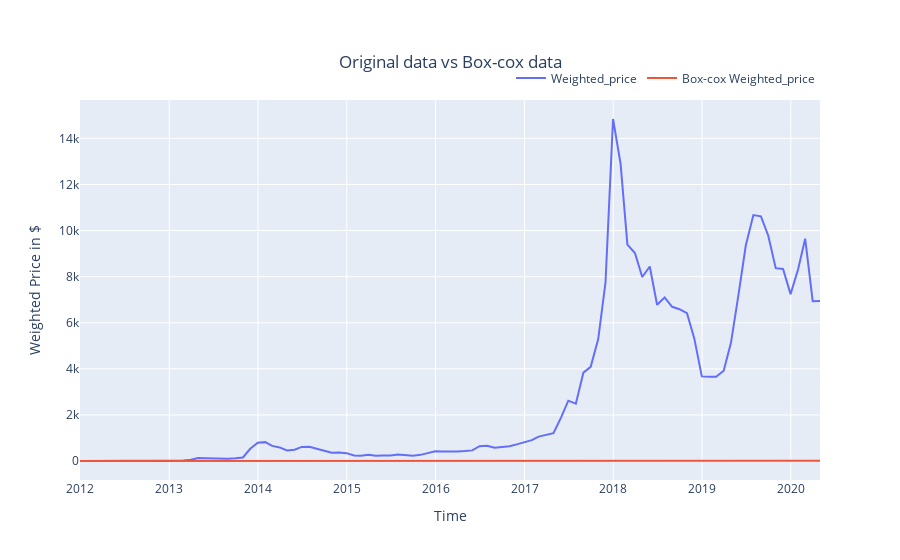

Source (notebook cell):
### Code cell
trace0 = go.Line(x=df.index, y=df.Weighted_Price, name='Weighted_price');
trace1 = go.Line(x=df.index, y=df.Weighted_Price_box, name='Box-cox Weighted_price');
layout = dict(title={'text': "Original data vs Box-cox data\n",'y':0.9,'x':0.5,'xanchor': 'center','yanchor': 'top'},
              xaxis = dict(title = 'Time'),
              yaxis = dict(title = 'Weighted Price in $')
            );
data = [trace0,trace1]

fig = go.Figure(data = data, layout = layout);
fig.update_layout(legend=dict(
    orientation="h",
    yanchor="bottom",
    y=1.02,
    xanchor="right",
    x=1
))
fig.show();
